Frame 1 (no input): blank canvas, image omitted
Frame 60 (no input): blank canvas, image omitted
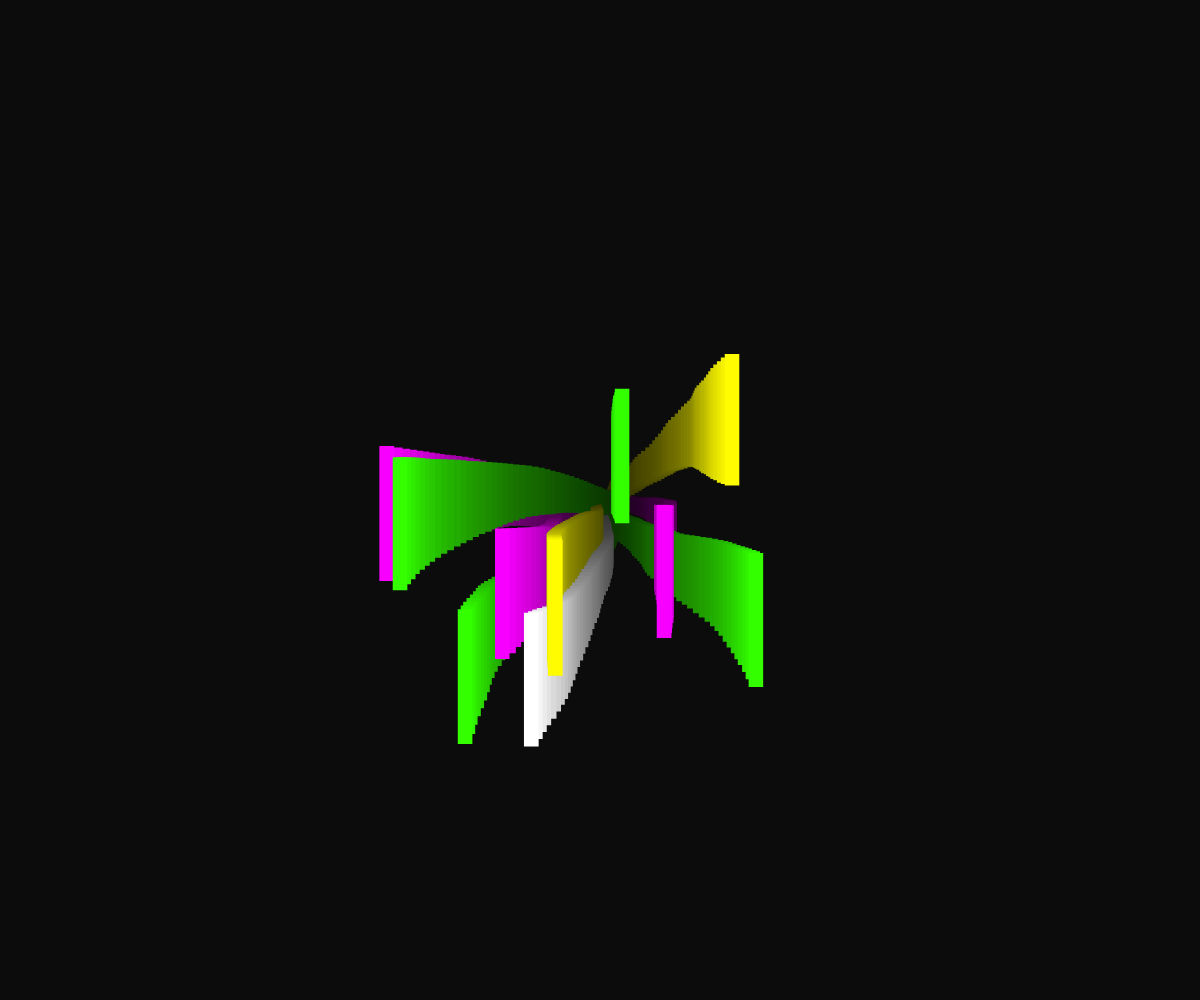
Frame 120 (the mouse pressed at the canvas centre since frame 60)

The p5.js sketch whose frames 1 and 60 were blank and that drew this single picture after the mouse press (run headless with seeded random() and noise() and a simulated clock; from frame 60 on, the mouse is pressed at the canvas centre):

// p5.js sketch
// ── sketch.js
let vine=[];
let colors = ['#f700ff', '#33ff00','#fffb00', '#ffffff']


function setup() {
  createCanvas(windowWidth, windowHeight);
  background('0');
  noStroke();
}

function mousePressed() {
  for( let i =0; i<10; i++) {
    vine.push(new Vine(mouseX,mouseY));
  }
}

function draw() {

  background(0,10);
  for (let i = 0; i < vine.length; i++) {
    let v = vine[i];
    if (v.isDone()) {
      vine.splice(i,1);
    } else {
    v.show();
    v.update();
  }
}

}

class Vine{
  constructor(x,y) {
  this.x = x;
  this.y = y;
  this.d = 10;
  this.h = 10;
  this.dx =0;
  this.dy =0;
  this.col = random(colors);

  }

  show() {
  
  fill(this.col);
  // ellipse(this.x, this.y,this.d);
  rect(this.x, this.y,this.d,this.h);

  }

  update(){

    this.x+=this.dx;
    this.y+=this.dy;


    this.dx += random(-1, 1);
    this.dy += random(-0.5,0.5);
    this.d *= random(1.005, 1.008);
    this.h *= random(1.04, 1.05);
  }

  isDone() {
    if(this.x>width || this.x <0 || this.y>height || this.y<0)  {
      return true;
    } else {
      return false ;
    }
    
  }
}
